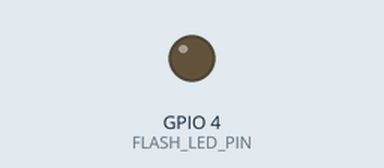
Bench run of a sketch on a simulated ESP32. On the bench: output pins drawn as LEDs (lit = HIGH). WiFi joins after 1.5 s; servers stay silent unless stated; the camera gives no picture; what the sketch prints to the serial monitor is not drawn.

Above: at 0.1 s.
At 1.5 s:
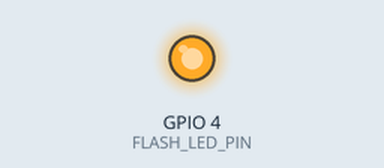
Timing chart, 0 to 3.0 s (numbered marks = the images above):
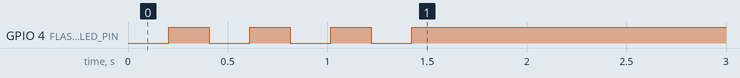

The sketch:

esp32camcode.ino
```cpp
#include "WiFi.h"
#include "esp_camera.h"
#include "WebServer.h"

// ================= WIFI =================
const char* ssid     = "Haazzzz";
const char* password = "haa12345";

// ================= FLASH LED =================
#define FLASH_LED_PIN 4   // Onboard white flash LED

// ================= WEB SERVER =================
WebServer server(80);

// ================= AI THINKER CAMERA PINS =================
#define PWDN_GPIO_NUM     32
#define RESET_GPIO_NUM    -1
#define XCLK_GPIO_NUM      0
#define SIOD_GPIO_NUM     26
#define SIOC_GPIO_NUM     27
#define Y9_GPIO_NUM       35
#define Y8_GPIO_NUM       34
#define Y7_GPIO_NUM       39
#define Y6_GPIO_NUM       36
#define Y5_GPIO_NUM       21
#define Y4_GPIO_NUM       19
#define Y3_GPIO_NUM       18
#define Y2_GPIO_NUM        5
#define VSYNC_GPIO_NUM    25
#define HREF_GPIO_NUM     23
#define PCLK_GPIO_NUM     22

// ================= LED BLINK STATE =================
unsigned long lastBlink = 0;
bool ledState = false;

void setup() {
  Serial.begin(115200);
  Serial.println();

  // -------- Flash LED setup --------
  pinMode(FLASH_LED_PIN, OUTPUT);
  digitalWrite(FLASH_LED_PIN, LOW); // start OFF (some boards invert)

  // -------- WiFi connect (blink LED) --------
  WiFi.begin(ssid, password);
  Serial.print("Connecting to WiFi");

  while (WiFi.status() != WL_CONNECTED) {
    if (millis() - lastBlink > 200) {
      lastBlink = millis();
      ledState = !ledState;
      digitalWrite(FLASH_LED_PIN, ledState);
    }
    delay(10);
    Serial.print(".");
  }

  Serial.println("\nWiFi connected!");
  Serial.print("IP Address: ");
  Serial.println(WiFi.localIP());

  // -------- Solid LED = powered & ready --------
  digitalWrite(FLASH_LED_PIN, HIGH);

  // ================= CAMERA CONFIG =================
  camera_config_t config;
  config.ledc_channel = LEDC_CHANNEL_0;
  config.ledc_timer   = LEDC_TIMER_0;
  config.pin_d0       = Y2_GPIO_NUM;
  config.pin_d1       = Y3_GPIO_NUM;
  config.pin_d2       = Y4_GPIO_NUM;
  config.pin_d3       = Y5_GPIO_NUM;
  config.pin_d4       = Y6_GPIO_NUM;
  config.pin_d5       = Y7_GPIO_NUM;
  config.pin_d6       = Y8_GPIO_NUM;
  config.pin_d7       = Y9_GPIO_NUM;
  config.pin_xclk     = XCLK_GPIO_NUM;
  config.pin_pclk     = PCLK_GPIO_NUM;
  config.pin_vsync    = VSYNC_GPIO_NUM;
  config.pin_href     = HREF_GPIO_NUM;
  config.pin_sscb_sda = SIOD_GPIO_NUM;
  config.pin_sscb_scl = SIOC_GPIO_NUM;
  config.pin_pwdn     = PWDN_GPIO_NUM;
  config.pin_reset    = RESET_GPIO_NUM;

  config.xclk_freq_hz = 20000000;
  config.pixel_format = PIXFORMAT_JPEG;
  config.frame_size   = FRAMESIZE_VGA; // 640x480
  config.jpeg_quality = 10;            // high quality (big file)
  config.fb_count     = 1;

  // -------- Init camera --------
  if (esp_camera_init(&config) != ESP_OK) {
    Serial.println("❌ Camera init failed!");
    while (true) {
      digitalWrite(FLASH_LED_PIN, !digitalRead(FLASH_LED_PIN));
      delay(150); // fast blink = error
    }
  }

  Serial.println("✅ Camera initialized");

  // ================= /capture ENDPOINT =================
  server.on("/capture", HTTP_GET, []() {

    // Flush old frames
    for (int i = 0; i < 2; i++) {
      camera_fb_t *old = esp_camera_fb_get();
      if (old) esp_camera_fb_return(old);
    }

    // Capture new frame
    camera_fb_t *fb = esp_camera_fb_get();
    if (!fb) {
      server.send(500, "text/plain", "Camera capture failed");
      return;
    }

    // Send JPEG
    server.send_P(200, "image/jpeg", (const char*)fb->buf, fb->len);
    esp_camera_fb_return(fb);
  });

  server.begin();
  Serial.println("📷 Camera server started");
}

void loop() {
  server.handleClient();
}
```
